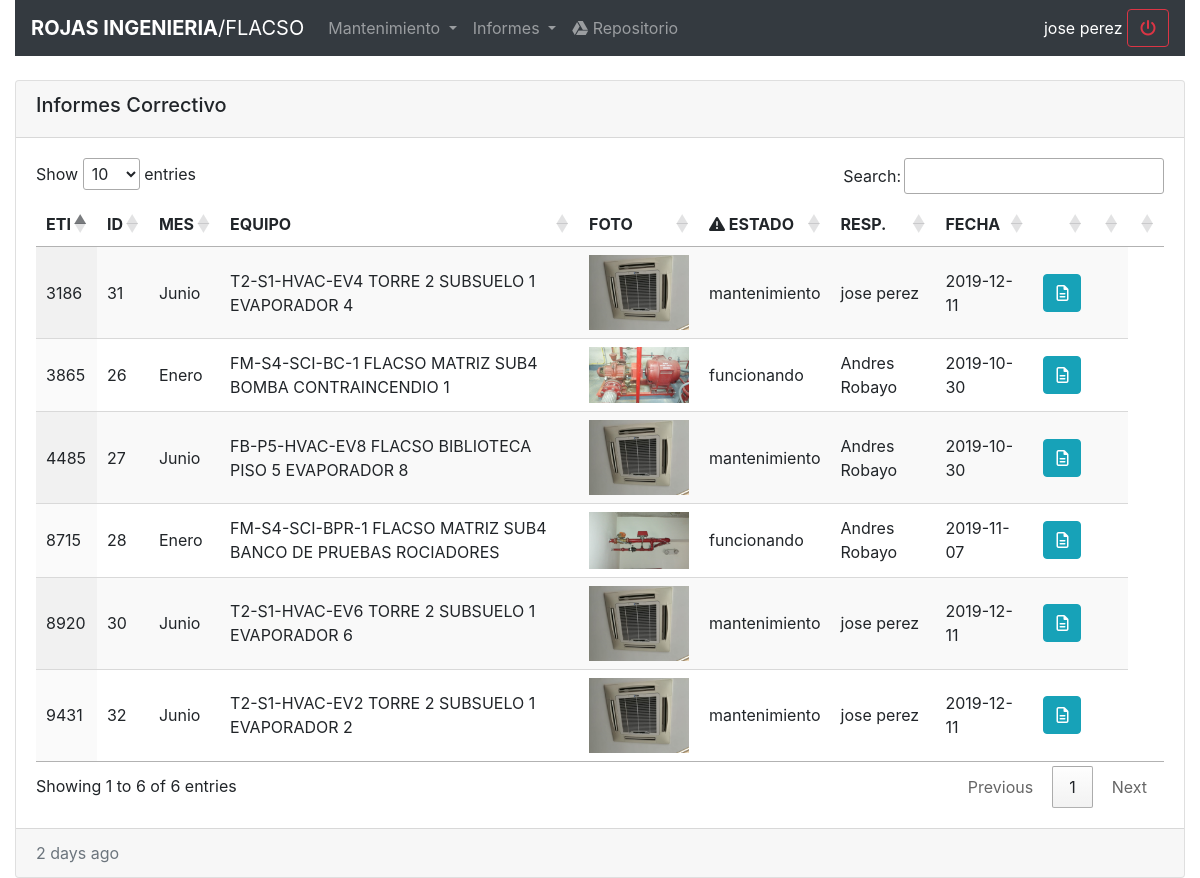
Page /informesc.php (signed in) on the committed database.
### tables this page shows
CREATE TABLE IF NOT EXISTS `equipo_tareas_informe_c` (
  `id` int(11) NOT NULL AUTO_INCREMENT,
  `user_id` int(11) NOT NULL,
  `fecha` varchar(30) NOT NULL,
  `mes_id` int(11) NOT NULL,
  `estado` varchar(30) NOT NULL,
  `observacion` text NOT NULL,
  `age` varchar(11) NOT NULL,
  `eti` varchar(11) NOT NULL,
  `created_at` varchar(30) NOT NULL,
  PRIMARY KEY (`id`)
);

CREATE TABLE IF NOT EXISTS `meses` (
  `id` int(11) NOT NULL AUTO_INCREMENT,
  `nombre` varchar(20) NOT NULL,
  PRIMARY KEY (`id`)
);

CREATE TABLE IF NOT EXISTS `usuarios` (
  `id` int(11) NOT NULL AUTO_INCREMENT,
  `nombres` varchar(30) NOT NULL,
  `apellidos` varchar(30) NOT NULL,
  `telefono` varchar(30) NOT NULL,
  `correo` varchar(30) NOT NULL,
  `clave` varchar(30) NOT NULL,
  `foto` varchar(100) NOT NULL,
  `rol` varchar(20) NOT NULL,
  `estado` int(1) NOT NULL,
  PRIMARY KEY (`id`)
);

### informesc.php (the view, shortened to what this page needs)
<?php
  include 'controller/conexion.php';
?>
<!doctype html>
<html lang="en">
  <head>
    <?php include'includes/head.php' ?>
    <link rel="stylesheet" href="//cdn.datatables.net/1.10.20/css/jquery.dataTables.min.css">
  </head>
  <body>
    <section>
      <div class="container-fluid">
        <div class="row">
          <div class="col-sm-12">
            <?php include('navigation.php'); ?>
          </div>
        </div>
      </div>
    </section>
    <br>
    <section>
      <div class="container-fluid">
        <div class="row">
          <div class="col-sm-12">
            <div class="card">
              <div class="card-header">
                <div class="row">
                  <div class="col-sm-9">
                    <h5>Informes Correctivo</h5>
                  </div>
                  <div class="col-sm-3">
                  </div>
                </div>
              </div>
              <div class="card-body">
                <table id="myTable" class="display">
                  <thead>
                    <tr>
                      <th>ETI</th>
                      <th>ID</th>
                      <th>MES</th>
                      <th>EQUIPO</th>
                      <th>FOTO</th>
                      <th><i class="fas fa-exclamation-triangle"></i> ESTADO</th>
                      <th>RESP.</th>
                      <th>FECHA</th>
                      <th></th>
                      <th></th>
                      <th></th>
                    </tr>
                  </thead>
                  <tbody>
                    <?php
                      $eti = $db->query("SELECT DISTINCT equipo_tareas_c.eti, equipo_tareas_informe_c.id as eti_id, equipo_tareas_informe_c.eti as idEti, meses.nombre as mes_nombre, equipos.nombre as equipo_nombre, equipos.foto as equipo_foto, equipo_tareas_informe_c.estado as eti_estado, usuarios.nombres as user_name, usuarios.apellidos as user_lastname, equipo_tareas_informe_c.fecha as eti_fecha FROM equipo_tareas_informe_c INNER JOIN meses ON equipo_tareas_informe_c.mes_id = meses.id INNER JOIN equipo_tareas_c ON equipo_tareas_informe_c.eti = equipo_tareas_c.eti INNER JOIN equipos ON equipo_tareas_c.equipo_id = equipos.id INNER JOIN usuarios ON equipo_tareas_informe_c.user_id = usuarios.id  WHERE age = 2019")or die('error'.mysqli_errno($db));
                      while($fila = mysqli_fetch_array($eti))
                      {
                        if($_SESSION['rol']=='tecnico'){
                            $rol = 'none';
                        }
                        echo "<tr>
                                <td>".$fila['idEti']."</td>
                                <td style='display:none'>".$fila['equipo_foto']."</td>
                                <td>".$fila['eti_id']."</td>
                                <td>".$fila['mes_nombre']."</td>
                                <td>".$fila['equipo_nombre']."</td>
                                <td><img width='100' src='".str_replace('../', '', $fila['equipo_foto'])."'></td>
                                <td>".$fila['eti_estado']."</td>
                                <td>".$fila['user_name']." ".$fila['user_lastname']."</td>
                                <td>".$fila['eti_fecha']."</td>
                                <td><button data-toggle='modal' data-target='#exampleModal' class='btn btn-info btn_showInfomrme'><i class='far fa-file-alt'></i></button></td>
                                 <td><a style='display:".$rol."' onclick='return confirm()' href='controller/eliminar_informec.php?eti=".$fila['idEti']."'>Eliminar</a></td>
                              </tr>";
                      }
                    ?>
                  </tbody>
                </table>
              </div>
              <div class="card-footer text-muted">
                2 days ago
              </div>
            </div>
          </div>
        </div>
      </div>
    </section>
  </body>
</html>

### rows in the picture
equipo_tareas_informe_c: eti "3865", id "26", mes.nombre "Enero", equipo_nombre "FM-S4-SCI-BC-1 FLACSO MATRIZ SUB4 BOMBA CONTRAINCENDIO 1", shows a picture, estado "funcionando", user.nombres "Andres", user.apellidos "Robayo", fecha "2019-10-30"
equipo_tareas_informe_c: eti "8715", id "28", mes.nombre "Enero", equipo_nombre "FM-S4-SCI-BPR-1 FLACSO MATRIZ SUB4 BANCO DE PRUEBAS ROCIADORES", shows a picture, estado "funcionando", user.nombres "Andres", user.apellidos "Robayo", fecha "2019-11-07"
equipo_tareas_informe_c: eti "9431", id "32", mes.nombre "Junio", equipo_nombre "T2-S1-HVAC-EV2 TORRE 2 SUBSUELO 1 EVAPORADOR 2", estado "mantenimiento", user.nombres "jose", user.apellidos "perez", fecha "2019-12-11"
equipo_tareas_informe_c: eti "3186", id "31", mes.nombre "Junio", equipo_nombre "T2-S1-HVAC-EV4 TORRE 2 SUBSUELO 1 EVAPORADOR 4", estado "mantenimiento", user.nombres "jose", user.apellidos "perez", fecha "2019-12-11"
equipo_tareas_informe_c: eti "8920", id "30", mes.nombre "Junio", equipo_nombre "T2-S1-HVAC-EV6 TORRE 2 SUBSUELO 1 EVAPORADOR 6", estado "mantenimiento", user.nombres "jose", user.apellidos "perez", fecha "2019-12-11"
equipo_tareas_informe_c: eti "4485", id "27", mes.nombre "Junio", equipo_nombre "FB-P5-HVAC-EV8 FLACSO BIBLIOTECA PISO 5 EVAPORADOR 8", estado "mantenimiento", user.nombres "Andres", user.apellidos "Robayo", fecha "2019-10-30"

### other values in the picture
$_SESSION['userActive'] "jose perez"
